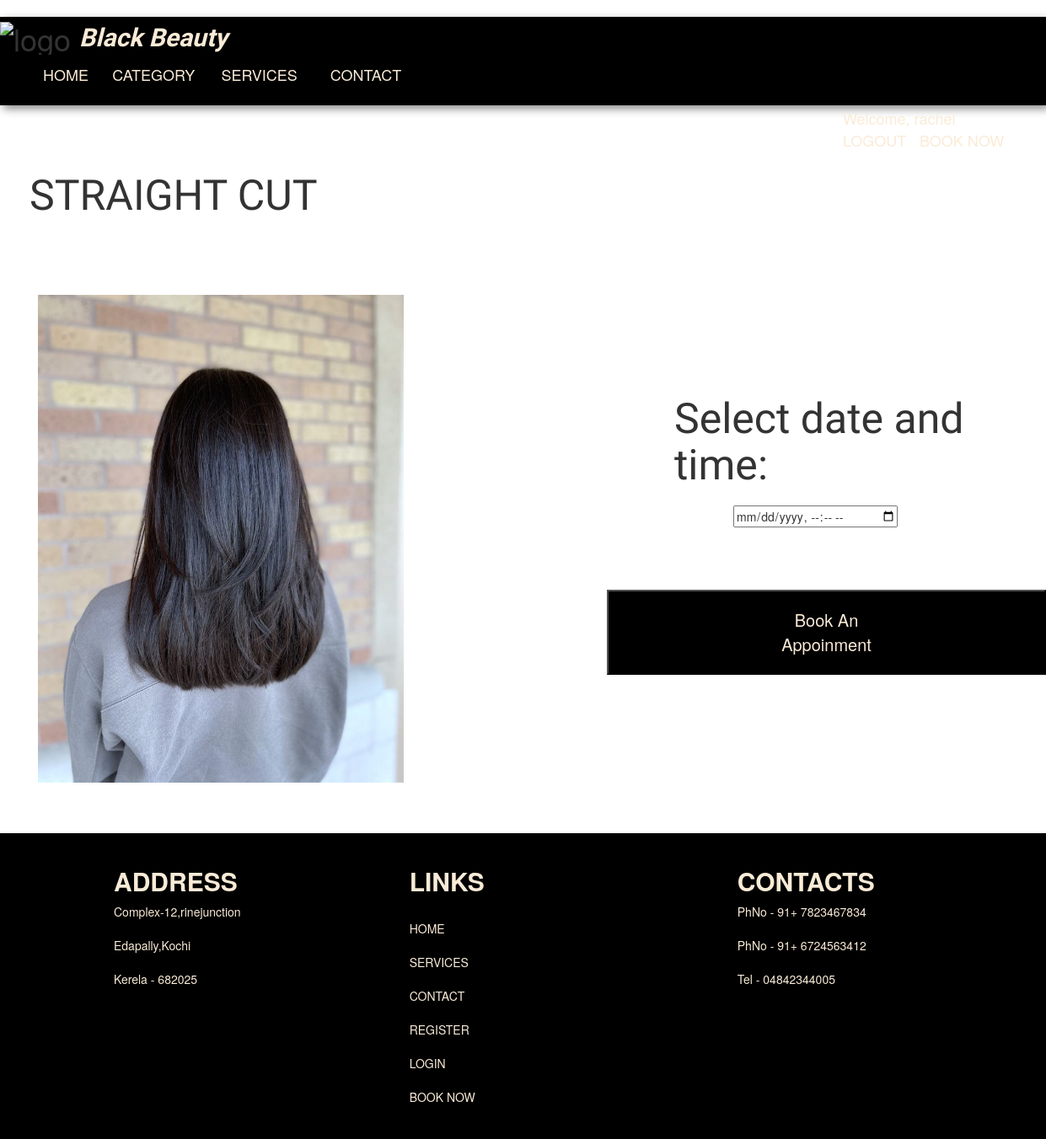
Page /details/6/ (signed in) on the committed database.
### AdminApp/models.py (models this page shows)
class Services(models.Model):
    Add_Services=models.CharField(max_length=60)
    Price=models.IntegerField()
    Image=models.ImageField(upload_to='image',default="null.jpg")
    categoryid=models.CharField(max_length=100,default='')

### user/views.py (the view)
# urls.py: path('details/<int:categoryid>/',views.details,name='details'),
def details(request,categoryid):
    data=Services.objects.filter(id=categoryid)
    return render(request,'details.html',{'data':data})

### user/templates/details.html (shortened to what this page needs)
{% extends 'contact.html' %}
{% block content %}
<!DOCTYPE html>
{% load static %}
<html>
    <head>
        <link rel="stylesheet" href="{% static 'details.css' %}">
        <link rel="stylesheet" href="{% static 'slideshowgallery.css' %}">
    </head>
    <body>
      <div class="row">
        <div class="row">
          {% for i in data %}
          <div class="col-md-6">
            <h1 id="name">{{i.Add_Services}}</h1><br><br><br><br>
            <div class="book">
              <div>
                <img src="{{i.Image.url}}" alt="image" width="70%" class="image">
              </div>
            </div>
          </div>
          {% endfor %}
        </div>
              <h2 id="time">Select date and time:</h2>
                  <div>
                      <input type="datetime-local" id="date" name="date">
                  </div>
                  <div>
                  <a href="{% url 'bookingform' %}"><button id="appoinmentbutton">Book An Appoinment</button></a>
                </div>
            </div>
    </body>
</html>
{% endblock %}

### user/static/contact.css (style rules this page uses)
h1 { padding: 0px; margin-bottom: 0px; }
body { padding: 0px; margin: 0px; }

### user/static/details.css (style rules this page uses)
#name { margin-left: 50px; font-family: 'Edu TAS Beginner', cursive; font-size: 50px; }
#date { position: absolute; left: 870px; top: 600px; }
#time { position: absolute; left: 800px; top: 450px; font-family: 'Edu TAS Beginner', cursive; font-size: 50px; }
#appoinmentbutton { position: absolute; left: 720px; top: 700px; background-color: black; color: antiquewhite; padding-left: 200px; padding-top: 20px; padding-bottom: 20px; padding-right: 200px; font-size: 20px; }
.image { margin-left: 60px; }

### user/static/slideshowgallery.css (style rules this page uses)
.row:after { content: ""; display: table; clear: both; }

### rows in the picture
Services: Add_Services "STRAIGHT CUT", Image (picture)

### other values in the picture
{{ request.session.loginname }} "rachel"
